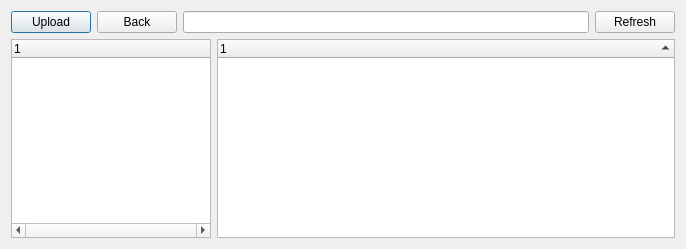
<?xml version="1.0" encoding="UTF-8"?>
<ui version="4.0">
 <class>FileBrowserPage</class>
 <widget class="QDialog" name="FileBrowserPage">
  <property name="geometry">
   <rect>
    <x>0</x>
    <y>0</y>
    <width>686</width>
    <height>249</height>
   </rect>
  </property>
  <property name="windowTitle">
   <string>PD Browser</string>
  </property>
  <layout class="QGridLayout" name="gridLayout">
   <item row="0" column="0">
    <layout class="QHBoxLayout" name="horizontalLayout">
     <item>
      <widget class="QPushButton" name="uploadButton">
       <property name="text">
        <string>Upload</string>
       </property>
      </widget>
     </item>
     <item>
      <widget class="QPushButton" name="backButton">
       <property name="text">
        <string>Back</string>
       </property>
      </widget>
     </item>
     <item>
      <widget class="QLineEdit" name="locationEdit"/>
     </item>
     <item>
      <widget class="QPushButton" name="refreshButton">
       <property name="text">
        <string>Refresh</string>
       </property>
      </widget>
     </item>
    </layout>
   </item>
   <item row="1" column="0">
    <layout class="QHBoxLayout" name="horizontalLayout_2">
     <item>
      <widget class="QTreeWidget" name="treeViewTreeWidget">
       <property name="sizePolicy">
        <sizepolicy hsizetype="Preferred" vsizetype="Preferred">
         <horstretch>0</horstretch>
         <verstretch>0</verstretch>
        </sizepolicy>
       </property>
       <property name="maximumSize">
        <size>
         <width>200</width>
         <height>16777215</height>
        </size>
       </property>
       <property name="horizontalScrollBarPolicy">
        <enum>Qt::ScrollBarAlwaysOn</enum>
       </property>
       <column>
        <property name="text">
         <string notr="true">1</string>
        </property>
       </column>
      </widget>
     </item>
     <item>
      <widget class="QTreeWidget" name="driveTreeWidget">
       <property name="sizePolicy">
        <sizepolicy hsizetype="Expanding" vsizetype="Expanding">
         <horstretch>0</horstretch>
         <verstretch>0</verstretch>
        </sizepolicy>
       </property>
       <property name="baseSize">
        <size>
         <width>0</width>
         <height>0</height>
        </size>
       </property>
       <property name="selectionBehavior">
        <enum>QAbstractItemView::SelectRows</enum>
       </property>
       <property name="indentation">
        <number>20</number>
       </property>
       <property name="rootIsDecorated">
        <bool>false</bool>
       </property>
       <property name="uniformRowHeights">
        <bool>false</bool>
       </property>
       <property name="itemsExpandable">
        <bool>false</bool>
       </property>
       <property name="sortingEnabled">
        <bool>true</bool>
       </property>
       <property name="animated">
        <bool>false</bool>
       </property>
       <attribute name="headerDefaultSectionSize">
        <number>120</number>
       </attribute>
       <attribute name="headerMinimumSectionSize">
        <number>41</number>
       </attribute>
       <attribute name="headerShowSortIndicator" stdset="0">
        <bool>true</bool>
       </attribute>
       <attribute name="headerStretchLastSection">
        <bool>true</bool>
       </attribute>
       <attribute name="headerDefaultSectionSize">
        <number>120</number>
       </attribute>
       <attribute name="headerMinimumSectionSize">
        <number>41</number>
       </attribute>
       <attribute name="headerShowSortIndicator" stdset="0">
        <bool>true</bool>
       </attribute>
       <attribute name="headerStretchLastSection">
        <bool>true</bool>
       </attribute>
       <column>
        <property name="text">
         <string notr="true">1</string>
        </property>
       </column>
      </widget>
     </item>
    </layout>
   </item>
  </layout>
 </widget>
 <resources/>
 <connections/>
</ui>
